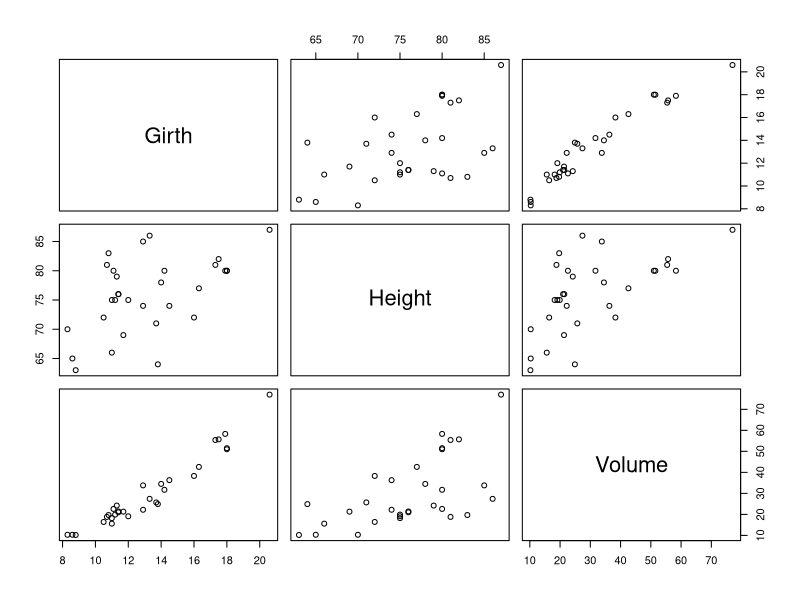
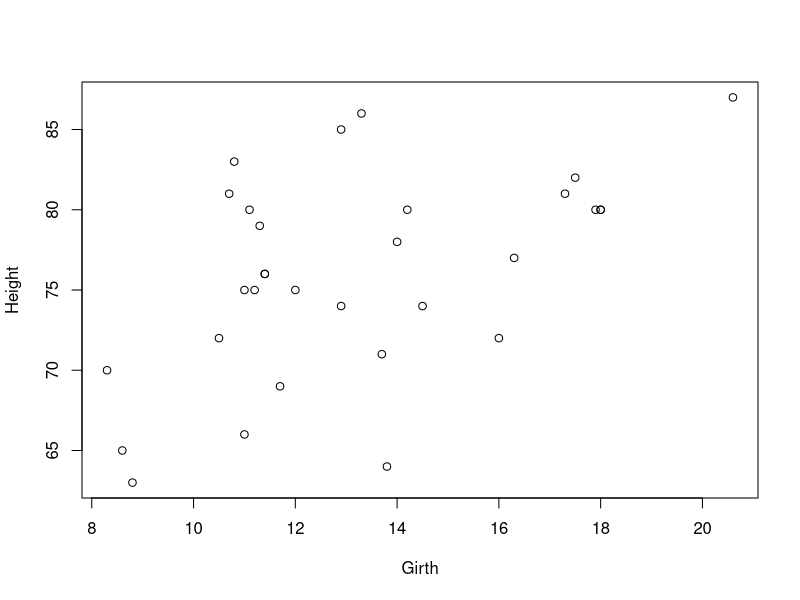
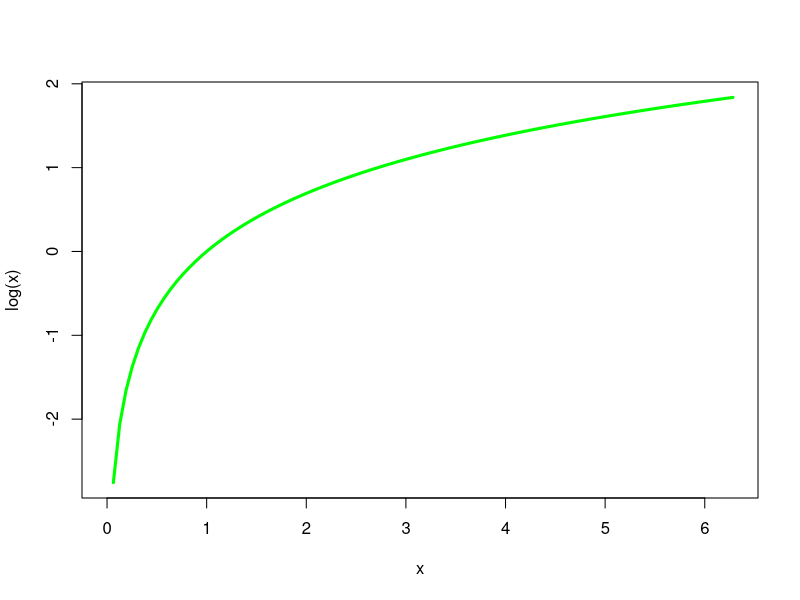
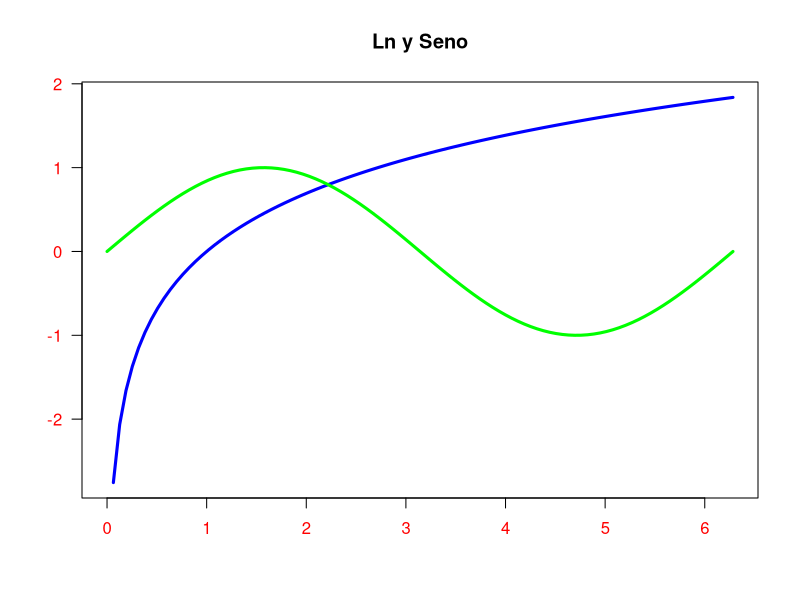
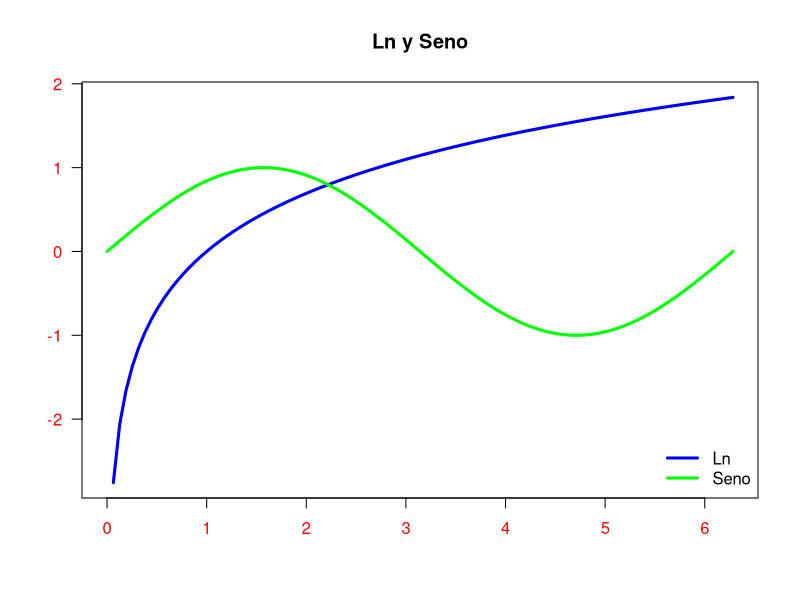
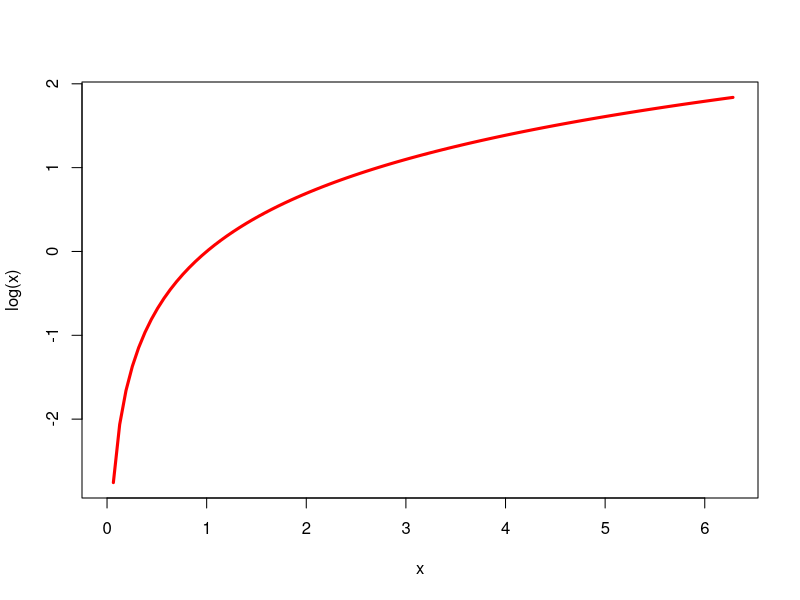
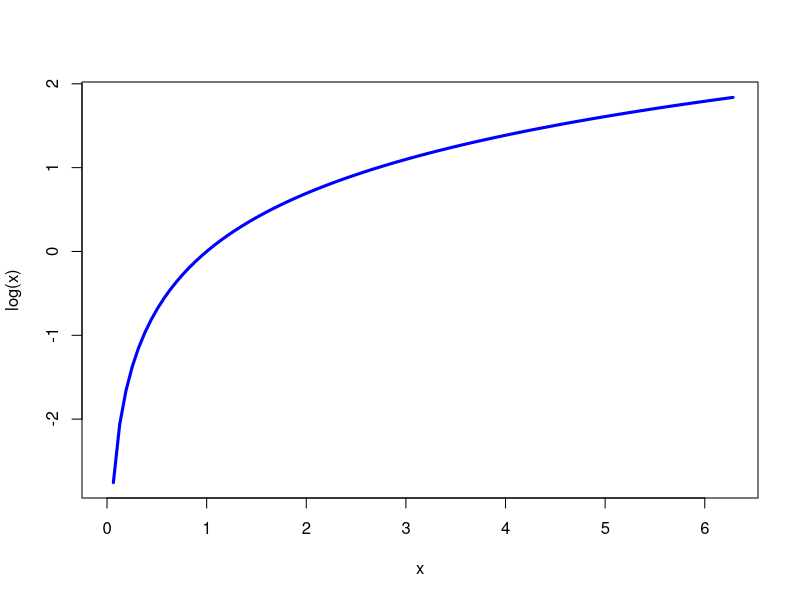
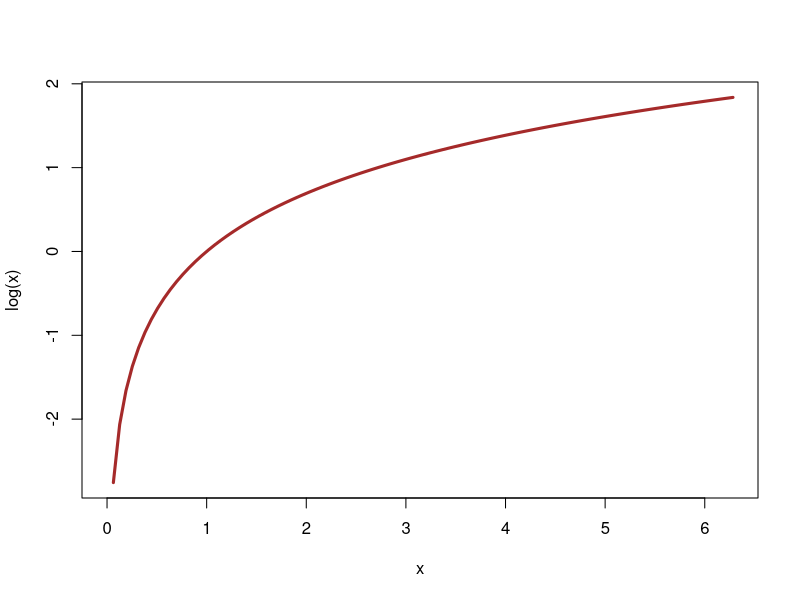

The R script that drew these images, in order:
######################################
# GRAFICOS USANDO LIBRERIA BASE DE R #
######################################

#___________________________________#
# Representación de nubes de puntos #
#___________________________________#
#Cargo data
data(trees)
trees

#realizo gráfico
plot(trees)


#Si sólo deseamos representar la altura del árbol 
#frente al diámetro del tronco, especificamos simplemente estas dos variables
with(trees,plot(Girth,Height))

#_________________________________________#
# Representación de funciones matemáticas #
#_________________________________________#
#defino valores en x
x=seq(0,2*pi,length=100)

#realizo grafica
plot(x,log(x),type="l",col="green",lwd=3)

#_______________________________________________#
# Representación simultánea de varias funciones #
#_______________________________________________#
plot(x,log(x),type="l",col="blue",lwd=3, main="Ln y Seno", xlab="", ylab="", las=1, col.axis="red")
lines(x,sin(x),col="green",lwd=3)

#añado leyenda
#Su primer argumento es una cadena de caracteres para fijar su posición: 
#"bottomright", "bottom", "bottomleft", "left", "topleft", "top", 
#"topright", "right" y "center"

plot(x,log(x),type="l",col="blue",lwd=3,main="Ln y Seno",xlab="",ylab="",las=1,col.axis="red")
lines(x,sin(x),col="green",lwd=3)
legend("bottomright",col=c("blue","green"),legend =c("Ln","Seno"), lwd=3, bty = "n")

#_________#
# Colores #
#_________#

#_____________________#
# 1) NOMBRE EN INGLES #
#_____________________#
#Usar función colors()
#rojo
plot(x,log(x),type="l",col="red",lwd=3)

#azul
plot(x,log(x),type="l",col="blue",lwd=3)

#marron
plot(x,log(x),type="l",col="brown",lwd=3)

#________#
# 2) RGB #
#________#

#rojo
plot(x,log(x),type="l",col=rgb(1,0,0),lwd=3)

plot(x,log(x),type="l",col=rgb(255,0,0,max=255),lwd=3)

#verde
plot(x,log(x),type="l",col=rgb(0,1,0),lwd=3)

#azul
plot(x,log(x),type="l",col=rgb(0,0,1),lwd=3)

#negro
plot(x,log(x),type="l",col=rgb(0,0,0),lwd=3)

#blanco
plot(x,log(x),type="l",col=rgb(1,1,1),lwd=3)

#rojo + azul
plot(x,log(x),type="l",col=rgb(1,0,1),lwd=3)

#azul
plot(x,log(x),type="l",col=rgb(58, 117, 196,max=255),lwd=3)

#_______________________#
# 3) CODIGO HEXADECIMAL #
#_______________________#

#AZUL DODGER
plot(x,log(x),type="l",col="#4169E1",lwd=3)

#verde
plot(x,log(x),type="l",col="#008000",lwd=3)

#granate
plot(x,log(x),type="l",col="#800000",lwd=3)

#_______________________________#
# 4) HSV (Hue-Saturation-Value) #
#_______________________________#
#ver función rgb2hsv()

rgb2hsv(58,117,196)

#azul
plot(x,log(x),type="l",col=hsv(rgb2hsv(58,117,196)),lwd=3)

#__________#
# 5) otros #
#__________#

palette()

rainbow(1)
heat.colors(1)
terrain.colors(1)
topo.colors(1)
cm.colors(1) 
grey(1)


#______________________#
# Uso de parámetro pch #
#______________________#

#defino data
light <- c(20, 20, 20, 20, 21, 24, 44, 60, 90,94, 101)

rate <- c(1.73, 1.65, 2.02, 1.89, 2.61, 1.36, 2.37,2.08, 2.69, 2.32, 3.67)

plot(light,rate)

#El parámetro pch que recibe como valor un entero 0:18 
#cambia el formato de los puntos de la nube.

plot(light,rate,pch=0)
plot(light,rate,pch=1)
plot(light,rate,pch=2)
plot(light,rate,pch=3)

#_______________#
# Uso de points #
#_______________#

rate1 <- c(2.13, 1.97, 1.82, 2.15, 2.91,1.76, 2.17, 1.98, 2.89, 2.12, 4.15)

points(light, rate1, pch=2,col="red")

#_____________#
# Histogramas #
#_____________#

#defino data
fec <- c(12.8, 21.6, 14.8, 23.1, 34.6, 19.7, 22.6, 29.6, 16.4,
                20.3, 29.3, 14.9, 27.3,22.4, 27.5, 20.3, 38.7, 26.4, 23.7, 26.1, 29.5,
                38.6, 44.4, 23.2, 23.6, 38.4, 32.9, 48.5, 20.9, 11.6, 22.3, 30.2, 33.4,
                26.7, 39, 12.8, 14.6, 12.2, 23.1, 29.4, 16, 20.1, 23.3, 22.9, 22.5, 15.1,
                31, 16.9, 16.1, 10.8, 35.4, 27.4, 19.3, 41.8, 20.3, 37.6, 36.9,37.3, 28.2,
                23.4, 33.7, 29.2, 41.7, 22.6, 40.4, 34.4, 30.4, 14.9, 51.8, 33.8, 37.9,
                29.5, 42.4, 36.6, 47.4)

#grafico
hist(fec)

#grafico 1
hist(fec, col="grey", xlab="Ejex x",
     ylab="Eje y",main="Histograma")


#COMANDO IMPORTANTE
par(mfrow=c(1,2))

hist(fec, breaks=7, col="grey", xlab="Ejex x",
     ylab="Eje y",main="Histograma")

hist(fec, breaks=seq(from=10,to=60,by=10), col="grey",
     xlab="Ejex x", ylab="Eje y",
     main="Histograma")

# Histograma con borde
#elimino graficos 
dev.off()
hist(fec, breaks=seq(from=10,to=60,by=10), col="grey",
     border="blue", xlab="Ejex x", ylab="Eje y",main="Histograma")

#__________#
# Boxplots #
#__________#

#data a usar
z <- iris[,"Sepal.Width"]

# boxplot simple
boxplot(z)

# boxplot horizontal
# uso comando para mostrar dos graficos en la misma ventana
par(mfrow = c(2,1))

boxplot(z, horizontal = TRUE, ylim = c(2, 4.5))
hist(z, xlim = c(2, 4.5))

#regreso ventana a la normalidad
par(mfrow = c(1,1))

# boxplot simple de las tres variables
boxplot(iris$Sepal.Length ~ iris$Species)

# boxplot horizontal simple de las tres variables
boxplot(iris$Sepal.Length ~ iris$Species,
        horizontal = TRUE)

# boxplot horizontal simple de las tres variables, con colores
boxplot(iris$Sepal.Length ~ iris$Species, horizontal = TRUE,
        border = c("blue", "green", "red"))
